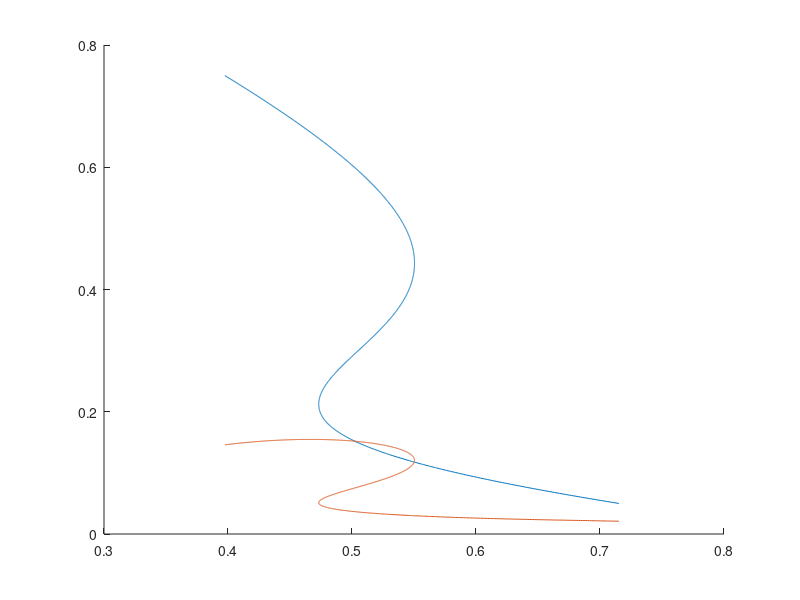

MATLAB code for this plot:
% clear all
% load Prediction_out_r2.txt
% 
% start_u = 0.08;
% end_u = 0.75;
% 
% steps = 501;
% us = linspace(start_u, end_u, steps);
% 
% for n=5000:length(Prediction_out_r2(:,1))
%     plot(Prediction_out_r2(n,:), us)
%     pause(0.01)
% end

clear all
% load Prediction_out_a2.txt
load A_2S_2nd_gam_eq.txt
load A_2S_2nd_u_train.txt
load A_2S_2nd_v_eq.txt

start_u = A_2S_2nd_u_train(1);
end_u = A_2S_2nd_u_train(end);
% 
steps = length(A_2S_2nd_u_train);
us = linspace(start_u, end_u, steps);
hold on
plot(A_2S_2nd_gam_eq, A_2S_2nd_u_train)
plot(A_2S_2nd_gam_eq, A_2S_2nd_v_eq)
% 
